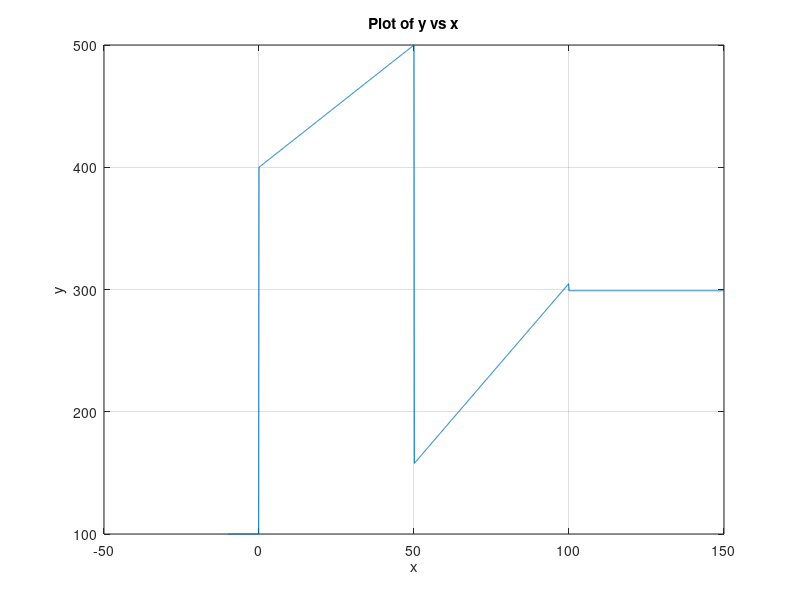

Reproduce this figure in MATLAB.
%   get user input on the desired x value
x = input('Please enter the value for x: ');

%   calculate x value in accordance with user's choice of 'x' value
if x < 0
    y = 100;
elseif x >= 0 && x <= 50
    y = 2 * (x + 200);
elseif x > 50 && x < 100
    y = 3 * x - x / 20 + 10;
elseif x >= 100
    y = 299;
end

disp(['For x = ', num2str(x), ', y = ', num2str(y)]);

x_vals = -10:0.1:150;   % define range and step size for the plot later on

y_vals = zeros(size(x_vals)); % Initialize y-values with zeros for further remap of values
for i = 1:length(x_vals)
    current_x = x_vals(i); % current_x is defined as the next step to calculate the value for the plot
    if current_x < 0
        y_vals(i) = 100;
    elseif current_x >= 0 && current_x <= 50
        y_vals(i) = 2 * (current_x + 200);
    elseif current_x > 50 && current_x < 100
        y_vals(i) = 3 * current_x - current_x / 20 + 10;
    elseif current_x >= 100
        y_vals(i) = 299;
    end
end

% Now plot the function
plot(x_vals, y_vals);
title('Plot of y vs x');
xlabel('x');
ylabel('y');
grid on; % Add grid for better visualization